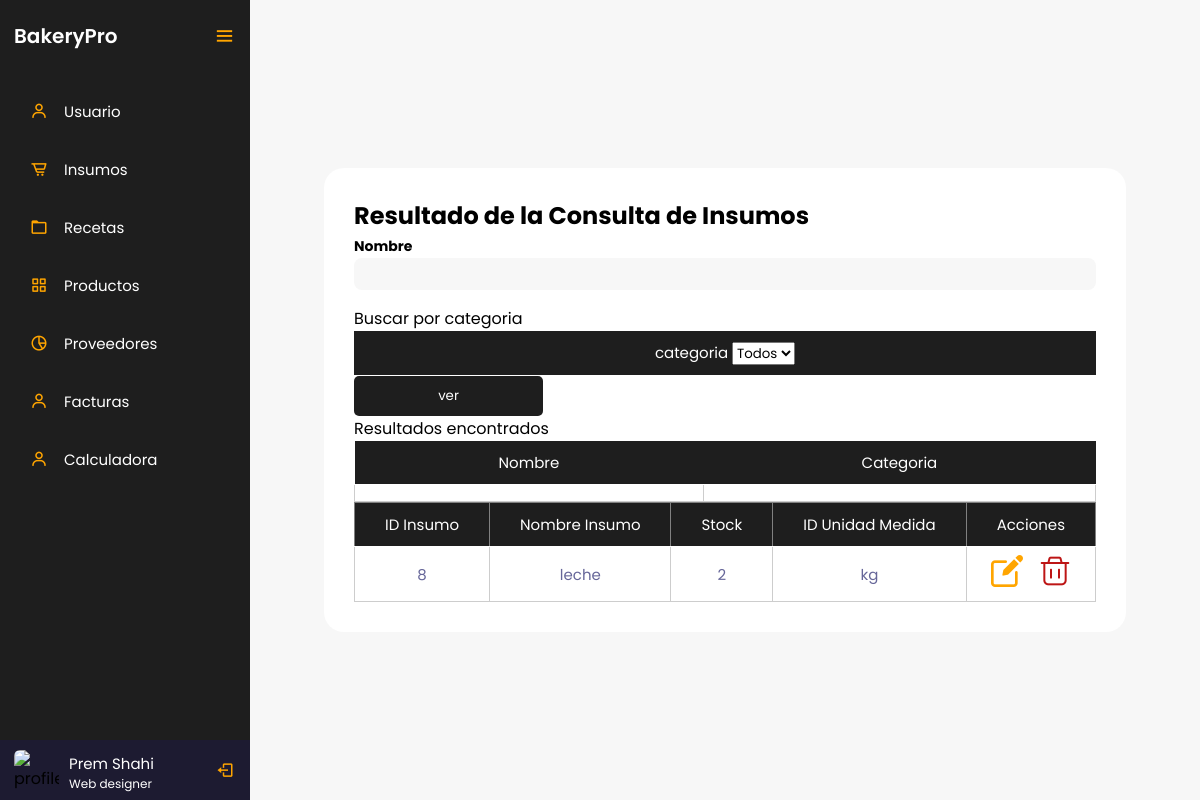
/controlador/Insumos/consultar.php, run on an earlier commit of the app's database.
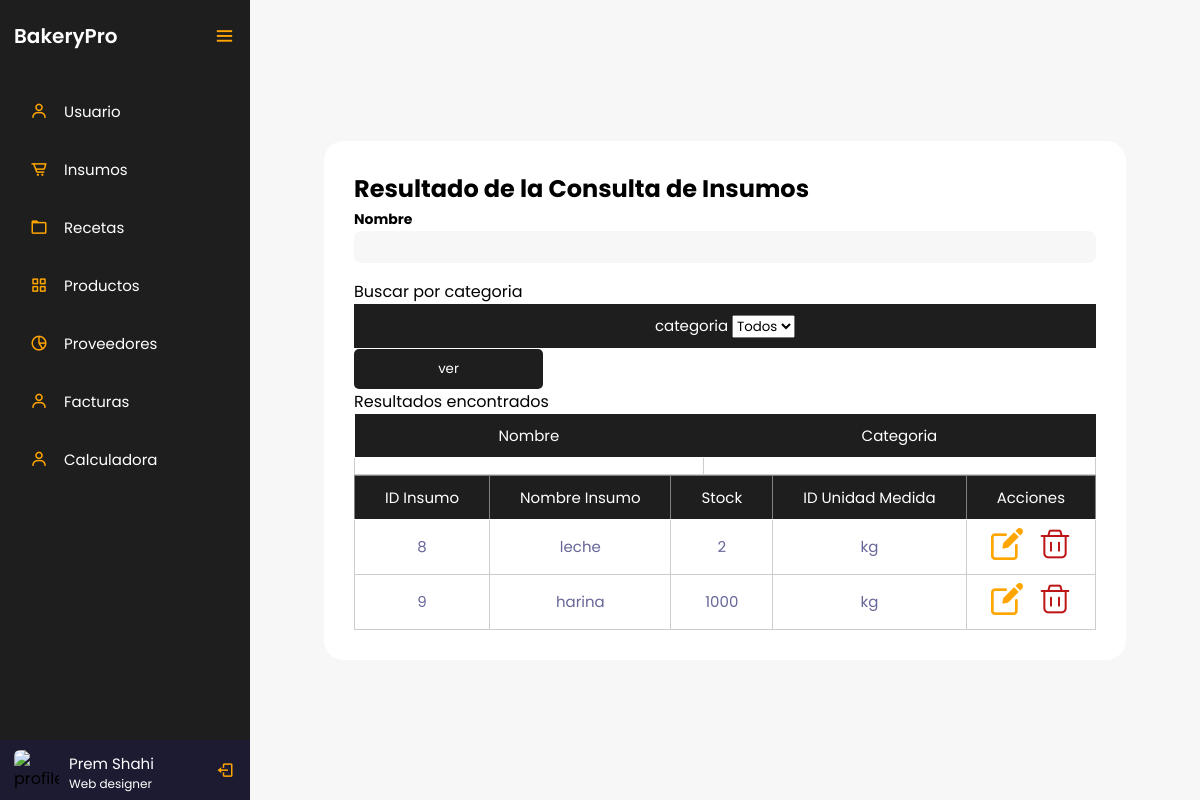
And on a later commit of the database.
### tables this page shows
CREATE TABLE `tblinsumos` (
  `IdInsumo` int(3) NOT NULL,
  `NombreInsumo` varchar(30) NOT NULL,
  `Stock` decimal(5,0) NOT NULL,
  `IdUnidadMedida` int(3) NOT NULL,
  `IdCategoria` int(3) NOT NULL
);

CREATE TABLE `tblunidadesmedidas` (
  `IdUnidadMedida` int(3) NOT NULL,
  `medida` varchar(20) NOT NULL
);

### controlador/Insumos/consultar.php (the view, shortened to what this page needs)
<!DOCTYPE html>
<html lang="en">
<head>
    <link href='https://unpkg.com/boxicons@2.0.7/css/boxicons.min.css' rel='stylesheet'>
    <link rel="stylesheet" href="../../vista/style/styles.css">
</head>
<body>
    <div class="sidebar open">
        <div class="logo-details">
            <a href="../../dashboard.php" class="logo_link">
                <span class="logo_name">BakeryPro</span>
            </a>
            <i class='bx bx-menu' id="btn" ></i>
        </div>
        <ul class="nav-list">
        <li>
        <a href="../../vista/html/usuarios.php">
            <i class='bx bx-user' ></i>
            <span class="links_name">Usuario</span>
        </a>
        </li>
        <li>
            <a href="../../vista/html/insumos.php">
                <i class='bx bx-cart-alt' ></i>
                <span class="links_name">Insumos</span>
            </a>
        </li>
        <li>
        <a href="../../vista/html/recetas.php">
            <i class='bx bx-folder' ></i>
            <span class="links_name">Recetas</span>
        </a>
        </li>
        <li>
            <a href="../../vista/html/productos.php">
                <i class='bx bx-grid-alt'></i>
                <span class="links_name">Productos</span>
            </a>
        </li>
        <li>
            <a href="../../vista/html/proveedores.php">
                <i class='bx bx-pie-chart-alt-2' ></i>
                <span class="links_name">Proveedores</span>
            </a>
        </li>
        <li>
            <a href="../../vista/html/facturas.php">
                <i class='bx bx-user' ></i>
                <span class="links_name">Facturas</span>
            </a>
        </li>
        <li>
            <a href="./calculadora.php">
                <i class='bx bx-user' ></i>
                <span class="links_name">Calculadora</span>
            </a>
            </li>
        <li class="profile">
            <div class="profile-details">
            <img src="profile.jpg" alt="profileImg">
            <div class="name_job">
                <div class="name">Prem Shahi</div>
                <div class="job">Web designer</div>
            </div>
            </div>
            <i class='bx bx-log-out' id="log_out" ></i>
        </li>
        </ul>
    </div>
    <section class="home-section">
        <div class="container">
            <h2>Resultado de la Consulta de Insumos</h2>
            <?php
                include '../../modelo/conexion.php';
                    $sql = "SELECT tblinsumos.IdInsumo, tblinsumos.NombreInsumo, tblinsumos.Stock, tblunidadesmedidas.medida
                    FROM tblinsumos
                    INNER JOIN tblunidadesmedidas ON tblinsumos.IdUnidadMedida = tblunidadesmedidas.IdUnidadMedida;
                    ";
                    $resultado = $conexion->query($sql);
            ?>
            <form class="formDetails" name="form" method="POST"action="index.php">
                <div>
                    <label class="label">Nombre</label>
                    <input type="text" class="input" id="buscar" name="buscar" value=" <?php echo $_POST["buscar"] ?>">
                </div>
                <p>Buscar por categoria</p>
                <table class="table">
                    <thead>
                        <tr class="filters">
                            <th>
                                categoria
                                <select name="" id="asignned-tutor-filter" id="buscarcategoria" class="form-control mt-2">
                                    <option value="">Todos</option>
                                </select>
                            </th>
                        </tr>
                    </thead>
                </table>
                <div class="col-1">
                    <input type="submit" class="btn" value="ver">
                </div>
                <p><i class="mdi mdi-file-document"></i>Resultados encontrados</p>
            </form>
            <table class="table">
                <thead>
                    <tr>
                        <th>Nombre</th>
                        <th>Categoria</th>
                    </tr>
                </thead>
                <tbody>
                    <tr>
                        <td><?php echo $rowsql["Nombre"];?></td>
                        <td><?php echo $rowsql["Categoria"];?></td>
                    </tr>
                </tbody>
            </table>
            <?php
                if ($resultado->num_rows > 0) {
                    echo "<table border='1'>
                            <tr>
                                <th>ID Insumo</th>
                                <th>Nombre Insumo</th>
                                <th>Stock</th>
                                <th>ID Unidad Medida</th>
                                <th>Acciones</th>
                            </tr>";
                    while ($fila = $resultado->fetch_assoc()) {
                        echo "<tr>
                                <td>{$fila['IdInsumo']}</td>
                                <td>{$fila["NombreInsumo"]}</td>
                                <td>{$fila["Stock"]}</td>
                                <td>{$fila["medida"]}</td>
                                <td>
                                    <a href='editar.php?idInsumo={$fila["IdInsumo"]}'><img src='../../vista/img/editar.png' alt='editar'></a>
                                    <a href='eliminar.php?idInsumo={$fila["IdInsumo"]}'><img src='../../vista/img/eliminar.png' alt='eliminar'></a>
                                </td>
                            </tr>";
                    }
                    echo "</table>";
                } else {
                    echo "<p>No se encontraron resultados para el ID de insumo proporcionado.</p>";
                }
            ?>
        </div>
    </section>
</body>
</html>

### vista/style/styles.css (style rules this page uses)
:root { --orange: #d4894c; --white_trasnparent: #232830; --very-light-pink: #C7C7C7; --text-input-field: #F7F7F7; --hospital-green: #bd1515; --sm: 14px; --md: 16px; --lg: 18px; --yellow: #ffa500; --black: #201e1c; --white: #ffffff; --official-black:#1e1e1e; --official-red:#ffa500; --background-white:#f7f7f7; --card-white:#ffffff; }
* { margin: 0; padding: 0; box-sizing: border-box; font-family: "Poppins" , sans-serif; }
.sidebar { position: fixed; left: 0; top: 0; height: 100%; width: 78px; background: var(--official-black); padding: 6px 14px; z-index: 99; transition: all 0.5s ease; }
.sidebar.open { width: 250px; }
.sidebar .logo-details { height: 60px; display: flex; align-items: center; position: relative; }
.sidebar .logo-details .logo_name { color: #fff; font-size: 20px; font-weight: 600; opacity: 0; transition: all 0.5s ease; }
.sidebar.open .logo-details .icon, .sidebar.open .logo-details .logo_name { opacity: 1; }
.sidebar .logo-details #btn { position: absolute; top: 50%; right: 0; transform: translateY(-50%); font-size: 22px; transition: all 0.4s ease; font-size: 23px; text-align: center; cursor: pointer; transition: all 0.5s ease; }
.sidebar.open .logo-details #btn { text-align: right; }
.sidebar i { color: var(--official-red); height: 60px; min-width: 50px; font-size: 28px; text-align: center; line-height: 60px; }
.sidebar .nav-list { margin-top: 20px; height: 100%; }
.sidebar li { position: relative; margin: 8px 0; list-style: none; }
.sidebar li a { display: flex; height: 100%; width: 100%; border-radius: 12px; align-items: center; text-decoration: none; transition: all 0.4s ease; }
.sidebar li a .links_name { color: #fff; font-size: 15px; font-weight: 400; white-space: nowrap; opacity: 0; pointer-events: none; transition: 0.4s; }
.sidebar.open li a .links_name { opacity: 1; pointer-events: auto; }
.sidebar li i { height: 50px; line-height: 50px; font-size: 18px; border-radius: 12px; }
.sidebar li.profile { position: fixed; height: 60px; width: 78px; left: 0; bottom: -8px; padding: 10px 14px; background: #1d1b31; transition: all 0.5s ease; overflow: hidden; }
.sidebar.open li.profile { width: 250px; }
.sidebar li .profile-details { display: flex; align-items: center; flex-wrap: nowrap; }
.sidebar li img { height: 45px; width: 45px; object-fit: cover; border-radius: 6px; margin-right: 10px; }
.sidebar li.profile .name, .sidebar li.profile .job { font-size: 15px; font-weight: 400; color: #fff; white-space: nowrap; }
.sidebar li.profile .job { font-size: 12px; }
.sidebar .profile #log_out { position: absolute; top: 50%; right: 0; transform: translateY(-50%); background: #1d1b31; width: 100%; height: 60px; line-height: 60px; border-radius: 0px; transition: all 0.5s ease; }
.sidebar.open .profile #log_out { width: 50px; background: none; }
.logo_link { text-decoration: none; }
.home-section { position: relative; background: var(--background-white); min-height: 100vh; display: flex; top: 0; left: 78px; width: calc(100% - 78px); transition: all 0.5s ease; z-index: 2; justify-content: center; align-items: center; }
.sidebar.open ~ .home-section { left: 250px; width: calc(100% - 250px); }
.label { font-size: var(--sm); font-weight: bold; margin-bottom: 14px; }
.container { height: auto; background: var(--card-white); padding: 30px; border-radius: 20px; }
.label { font-size: var(--sm); font-weight: bold; margin-bottom: 4px; }
.input { background-color: var(--text-input-field); border: none; border-radius: 8px; height: 32px; font-size: var(--md); padding: 6px 12px; width: 100%; margin-bottom: 16px; }
.btn { width: 189px; height: 40px; border: none; border-radius: 5px; transition: 1s; color: var(--white); background: var(--official-black); cursor: pointer; }
table { font-size: 15px; width: 100%; text-align: center; border-collapse: collapse; }
th { font-size: 15px; font-weight: normal; padding: 8px; background: var(--official-black); border-bottom: 1px solid #fff; color: #fff; padding: 10px 30px; }
td { padding: 8px; background: #ffffff7d; border: 1px solid #cdcdcd; color: #669; border-top: 1px solid transparent; }
a { text-decoration: none; color: black; }
tbody tr td img { margin: 0 6px; }

What changed in the data, as far as the page shows it:
added tblinsumos: IdInsumo "9", NombreInsumo "harina", Stock "1000", IdUnidadMedida.medida "kg"
